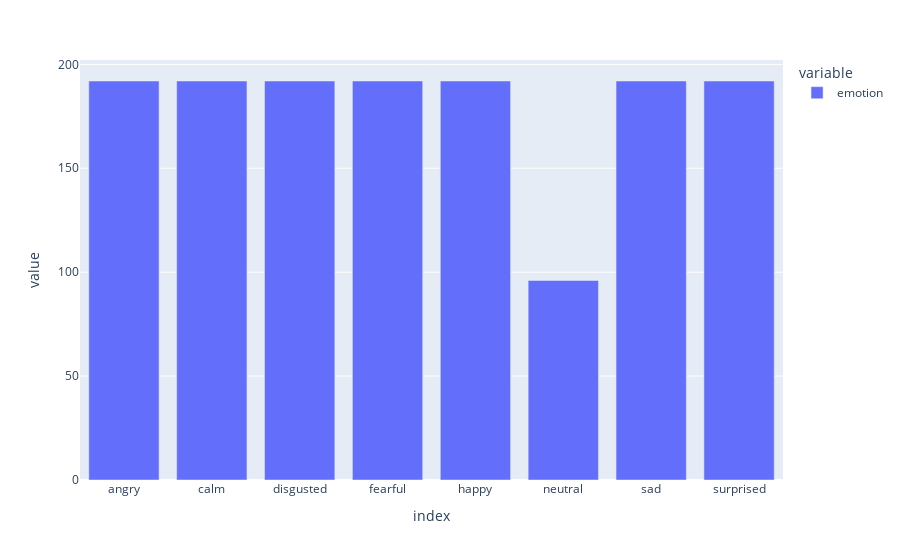

The code cell stored with this chart in its notebook:
### Code cell
px.bar(df.groupby('gender')['gender'].count())

### Figure 1 — Plotly figure (JSON) as saved in the notebook; plotly's stock layout.template omitted (floating-point values rounded to 4 significant figures)
{"data": [{"alignmentgroup": "True", "hovertemplate": "variable=emotion<br>index=%{x}<br>value=%{y}<extra></extra>", "legendgroup": "emotion", "marker": {"color": "#636efa"}, "name": "emotion", "offsetgroup": "emotion", "orientation": "v", "showlegend": true, "textposition": "auto", "type": "bar", "x": ["angry", "calm", "disgusted", "fearful", "happy", "neutral", "sad", "surprised"], "xaxis": "x", "y": [192, 192, 192, 192, 192, 96, 192, 192], "yaxis": "y"}], "layout": {"barmode": "relative", "legend": {"title": {"text": "variable"}, "tracegroupgap": 0}, "margin": {"t": 60}, "xaxis": {"anchor": "y", "domain": [0, 1], "title": {"text": "index"}}, "yaxis": {"anchor": "x", "domain": [0, 1], "title": {"text": "value"}}}}
